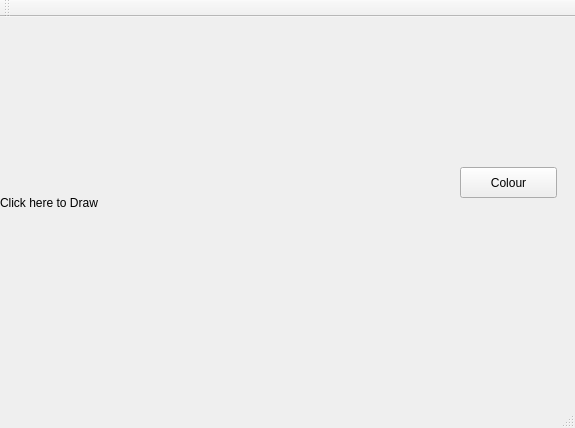
<?xml version="1.0" encoding="UTF-8"?>
<ui version="4.0">
 <class>MainWindow</class>
 <widget class="QMainWindow" name="MainWindow">
  <property name="geometry">
   <rect>
    <x>0</x>
    <y>0</y>
    <width>575</width>
    <height>428</height>
   </rect>
  </property>
  <property name="windowTitle">
   <string>MainWindow</string>
  </property>
  <widget class="QWidget" name="centralWidget">
   <widget class="QLabel" name="label">
    <property name="geometry">
     <rect>
      <x>0</x>
      <y>0</y>
      <width>391</width>
      <height>371</height>
     </rect>
    </property>
    <property name="text">
     <string>Click here to Draw</string>
    </property>
    <property name="margin">
     <number>0</number>
    </property>
   </widget>
   <widget class="QPushButton" name="pushButton">
    <property name="geometry">
     <rect>
      <x>460</x>
      <y>150</y>
      <width>97</width>
      <height>31</height>
     </rect>
    </property>
    <property name="text">
     <string>Colour</string>
    </property>
   </widget>
  </widget>
  <widget class="QMenuBar" name="menuBar">
   <property name="geometry">
    <rect>
     <x>0</x>
     <y>0</y>
     <width>575</width>
     <height>27</height>
    </rect>
   </property>
  </widget>
  <widget class="QToolBar" name="mainToolBar">
   <attribute name="toolBarArea">
    <enum>TopToolBarArea</enum>
   </attribute>
   <attribute name="toolBarBreak">
    <bool>false</bool>
   </attribute>
  </widget>
  <widget class="QStatusBar" name="statusBar"/>
 </widget>
 <layoutdefault spacing="6" margin="11"/>
 <resources/>
 <connections/>
</ui>
